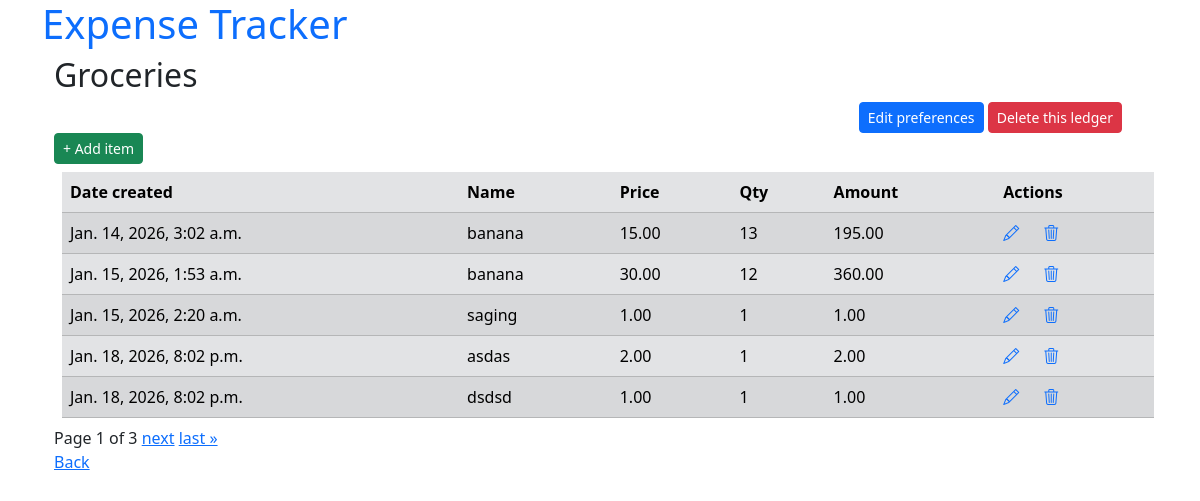
The page /expenses/ledgers/12/ on the database its author committed.
### expenses/models.py (models this page shows, shortened)
class Ledger(models.Model):
    name = models.CharField(max_length=100)
    created_at = models.DateTimeField(auto_now_add=True, null=True)

class ExpenseItem(models.Model):
    ledger = models.ForeignKey(Ledger, on_delete=models.CASCADE, related_name="items")
    name = models.CharField(max_length=100)
    qty = models.PositiveIntegerField(validators=[MinValueValidator(1)])
    price = models.DecimalField(
        max_digits=10, decimal_places=2, validators=[MinValueValidator(0)]
    )
    created_at = models.DateTimeField(auto_now_add=True)
    @property
    def amt(self):
        return self.qty * self.price

### expenses/views.py (the view)
# urls.py: path("ledgers/<int:ledger_id>/", LedgerDetailView.as_view(), name="ledger_detail"),
class LedgerDetailView(DetailView):
    model = Ledger
    context_object_name = "ledger"
    pk_url_kwarg = "ledger_id"
    def get_context_data(self, **kwargs):
        context = super().get_context_data(**kwargs)
        raw_items = self.object.items.all().order_by("id")
        paginator = Paginator(raw_items, 5)
        page_number = self.request.GET.get("page")
        context["expenseitem_list"] = paginator.get_page(page_number)
        return context

### expenses/templates/expenses/ledger_detail.html
{% extends "expenses/base.html" %}
{% block content %}
    {% include "expenses/partials/ledger_title.html" %}
    <div class="container gap-3 ">
        <div class="container gap-3 text-end">
            <a href="{% url 'expenses:ledger_update' ledger.id %}"
               class="btn btn-primary btn-sm">Edit preferences</a>
            <a href="{% url 'expenses:ledger_delete' ledger.id %}"
               class="btn btn-danger btn-sm">Delete this ledger</a>
        </div>
    </div>
    <a href="{% url 'expenses:add_item' ledger.id %}"
       class="btn btn-success btn-sm">+ Add item</a>
    {% include "expenses/expenseitem_list.html" %}
    <a href="{% url 'expenses:ledgers' %}">Back</a>
{% endblock content %}

### expenses/templates/expenses/partials/ledger_title.html
<h2>{{ ledger.name }}</h2>

### expenses/templates/expenses/expenseitem_list.html (shortened to what this page needs)
{% block content %}
  <table class="table table-striped table-secondary m-2">
    <thead>
      <tr>
        <th>Date created</th>
        <th>Name</th>
        <th>Price</th>
        <th>Qty</th>
        <th>Amount</th>
        <th>Actions</th>
      </tr>
    </thead>
    <tbody>
      {% for item in expenseitem_list %}
        <tr>
          <td>{{ item.created_at }}</td>
          <td>{{ item.name }}</td>
          <td>{{ item.price }}</td>
          <td>{{ item.qty }}</td>
          <td>{{ item.amt }}</td>
          <td>
            <div class="d-flex gap-4">
              <a href="{% url 'expenses:expense_update' ledger_id=item.ledger.id pk=item.id %}"><i class="bi bi-pencil"></i></a>
              <a href="{% url 'expenses:expense_delete' ledger_id=item.ledger.id pk=item.id %}"><i class="bi bi-trash3"></i></a>
            </div>
          </td>
        </tr>
      {% endfor %}
    </tbody>
  </table>
  <div class="pagination">
    <span class="step-links">
      <span class="current">Page {{ expenseitem_list.number }} of {{ expenseitem_list.paginator.num_pages }}</span>
      {% if expenseitem_list.has_next %}
        <a href="?page={{ expenseitem_list.next_page_number }}">next</a>
        <a href="?page={{ expenseitem_list.paginator.num_pages }}">last &raquo;</a>
      {% endif %}
    </span>
  </div>
{% endblock content %}

### rows shown on the page
Ledger: name "Groceries"
ExpenseItem: created_at "Jan. 14, 2026, 3:02 a.m.", name "banana", price "15.00", qty "13", amt "195.00"
ExpenseItem: created_at "Jan. 15, 2026, 1:53 a.m.", name "banana", price "30.00", qty "12", amt "360.00"
ExpenseItem: created_at "Jan. 15, 2026, 2:20 a.m.", name "saging", price "1.00", qty "1", amt "1.00"
ExpenseItem: created_at "Jan. 18, 2026, 8:02 p.m.", name "asdas", price "2.00", qty "1", amt "2.00"
ExpenseItem: created_at "Jan. 18, 2026, 8:02 p.m.", name "dsdsd", price "1.00", qty "1", amt "1.00"

### other values the page prints
{{ expenseitem_list.number }} "1"
{{ expenseitem_list.paginator.num_pages }} "3"
